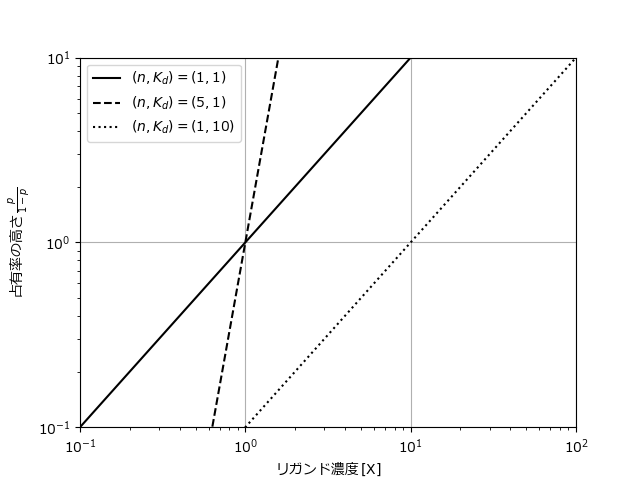

Source code (Python):
import numpy as np
import matplotlib.pyplot as plt

#plt.rcParams['font.family'] = "MS Gothic"
plt.rcParams['font.family'] = "Meiryo"

def Hill(x,n,K):
    return np.power(x,n)/(np.power(K,n) + np.power(x,n))


Y = np.linspace(-3,3)
X = np.power(10, Y)

n, K = 1, 1
P = Hill(X,n,K)
plt.plot(X, P/(1-P),label=r"$(n, K_d) = ($"+str(n)+r"$,$"+str(K)+"$)$", color='black', linestyle='solid')
n, K = 5, 1
P = Hill(X,n,K)
plt.plot(X, P/(1-P),label=r"$(n, K_d) = ($"+str(n)+r"$,$"+str(K)+"$)$", color='black', linestyle='dashed')
n, K = 1, 10
P = Hill(X,n,K)
plt.plot(X, P/(1-P),label=r"$(n, K_d) = ($"+str(n)+r"$,$"+str(K)+"$)$", color='black', linestyle='dotted')

plt.xlim(0.1,100)
plt.ylim(0.1,10)

plt.xlabel(r"リガンド濃度$\,[\mathrm{X}]$")
plt.ylabel(r"占有率の高さ$\,\frac{p}{1-p}$")

plt.xscale('log')
plt.yscale('log')
plt.grid()
plt.legend()
plt.show()
